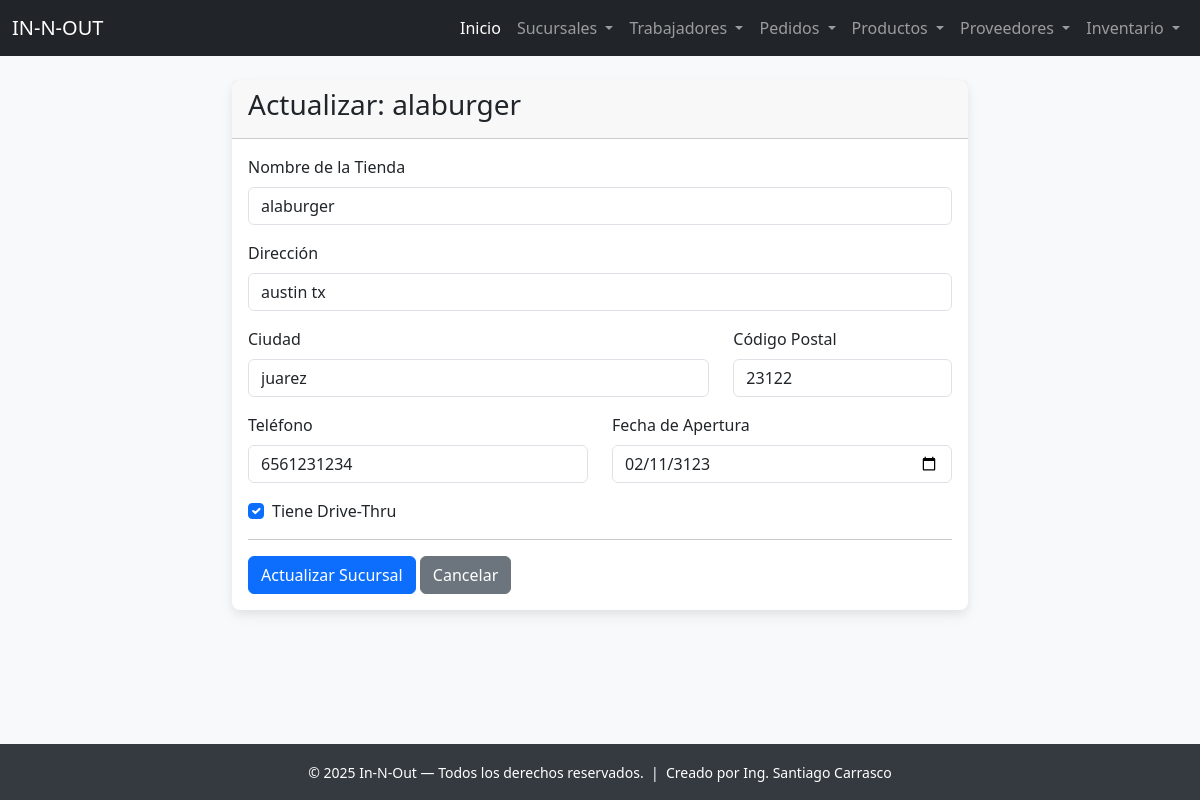
Screenshot of /sucursal/actualizar/3/ with the database file from the repository.
### app_InNOut/models.py (models this page shows, shortened)
class Sucursal(models.Model):
    nombre_tienda = models.CharField(max_length=100)
    direccion = models.CharField(max_length=200, blank=True, null=True)
    ciudad = models.CharField(max_length=100)
    codigo_postal = models.CharField(max_length=10, blank=True, null=True)
    telefono_tienda = models.CharField(max_length=20)
    es_drive_thru = models.BooleanField(default=False)
    fecha_apertura = models.DateField()

### app_InNOut/views.py (the view)
# urls.py: path('sucursal/actualizar/<int:sucursal_id>/', views.actualizar_sucursal, name='actualizar_sucursal'),
def actualizar_sucursal(request, sucursal_id):
    sucursal = get_object_or_404(Sucursal, id=sucursal_id)
    return render(request, 'sucursal/actualizar_sucursal.html', {'sucursal': sucursal})

### app_InNOut/templates/sucursal/actualizar_sucursal.html (shortened to what this page needs)
{% extends 'base.html' %}
{% block content %}
<div class="row justify-content-center">
  <div class="col-md-8">
    <div class="card card-soft">
      <div class="card-header">
        <h3 class="card-title">Actualizar: {{ sucursal.nombre_tienda }}</h3>
      </div>
      <div class="card-body">
        <form method="POST" action="{% url 'realizar_actualizacion_sucursal' sucursal.id %}">
          <div class="mb-3">
            <label for="nombre_tienda" class="form-label">Nombre de la Tienda</label>
            <input type="text" class="form-control" id="nombre_tienda" name="nombre_tienda" value="{{ sucursal.nombre_tienda }}" required>
          </div>
          <div class="mb-3">
            <label for="direccion" class="form-label">Dirección</label>
            <input type="text" class="form-control" id="direccion" name="direccion" value="{{ sucursal.direccion }}">
          </div>
          <div class="row">
            <div class="col-md-8 mb-3">
              <label for="ciudad" class="form-label">Ciudad</label>
              <input type="text" class="form-control" id="ciudad" name="ciudad" value="{{ sucursal.ciudad }}" required>
            </div>
            <div class="col-md-4 mb-3">
              <label for="codigo_postal" class="form-label">Código Postal</label>
              <input type="text" class="form-control" id="codigo_postal" name="codigo_postal" value="{{ sucursal.codigo_postal }}">
            </div>
          </div>
          <div class="row">
            <div class="col-md-6 mb-3">
              <label for="telefono_tienda" class="form-label">Teléfono</label>
              <input type="tel" class="form-control" id="telefono_tienda" name="telefono_tienda" value="{{ sucursal.telefono_tienda }}">
            </div>
            <div class="col-md-6 mb-3">
              <label for="fecha_apertura" class="form-label">Fecha de Apertura</label>
              <input type="date" class="form-control" id="fecha_apertura" name="fecha_apertura" value="{{ sucursal.fecha_apertura|date:'Y-m-d' }}">
            </div>
          </div>
          <div class="mb-3 form-check">
            <input type="checkbox" class="form-check-input" id="es_drive_thru" name="es_drive_thru" {% if sucursal.es_drive_thru %}checked{% endif %}>
            <label class="form-check-label" for="es_drive_thru">Tiene Drive-Thru</label>
          </div>
          <hr>
          <button type="submit" class="btn btn-primary">Actualizar Sucursal</button>
          <a href="{% url 'ver_sucursales' %}" class="btn btn-secondary">Cancelar</a>
        </form>
      </div>
    </div>
  </div>
</div>
{% endblock %}

### app_InNOut/templates/base.html (style rules this page uses)
body { background-color: #f8f9fa; padding-top: 56px; padding-bottom: 60px; }
.card-soft { box-shadow: 0 4px 8px 0 rgba(0,0,0,0.05), 0 6px 15px 0 rgba(0,0,0,0.05); border: none; border-radius: .5rem; }

### rows the page displays
Sucursal: nombre_tienda "alaburger", direccion "austin tx", ciudad "juarez", codigo_postal "23122", telefono_tienda "6561231234", fecha_apertura "02/11/3123", es_drive_thru "☑"
